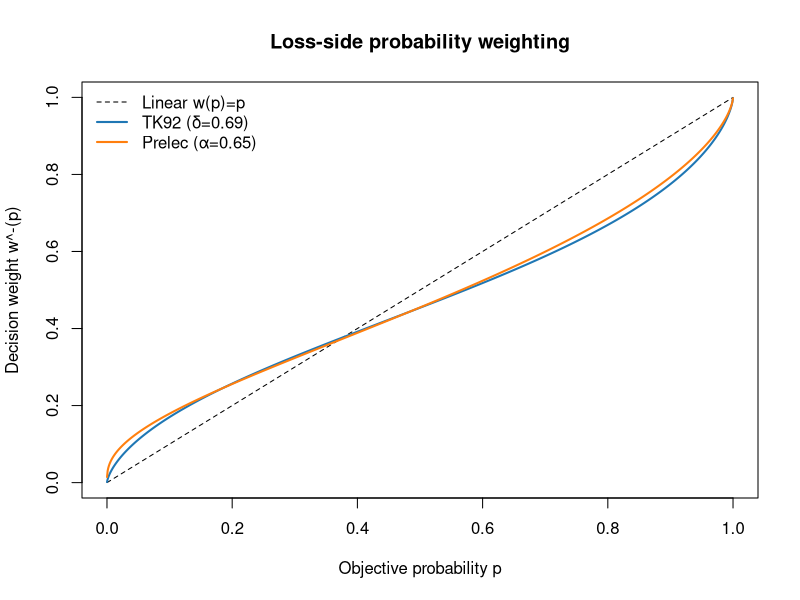
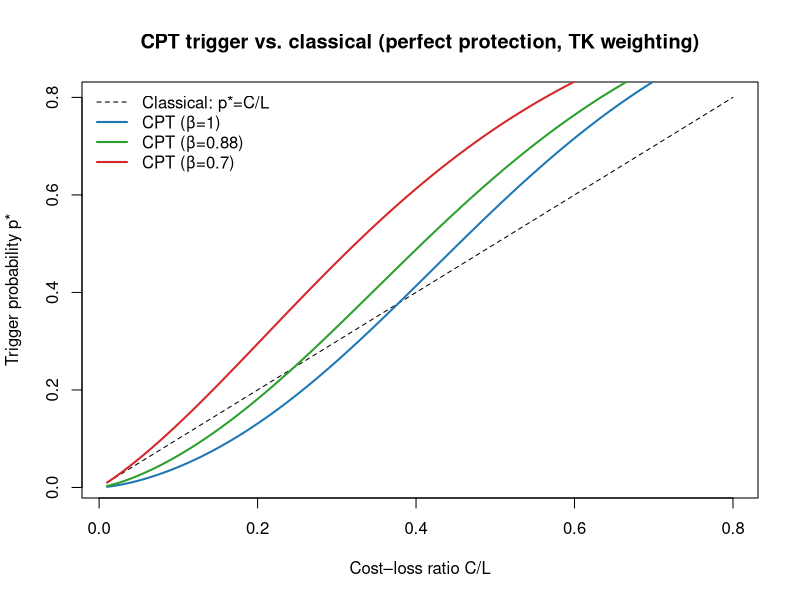

Generate these figures, in order, with R: (Note: this script raises an error after producing the figures.)
## Code Support for
# A Prospect‑Theory Extension of the Cost-Loss Model for Weather Forecast Decision Making
# Jason West , Bureau of Meteorology, Australia 
# ORCID: https://orcid.org/0000-0003-3271-3155

# ---- Parameters ----
beta   <- 0.88
lambda <- 2.25   # not used when both options lie in loss domain
L      <- 1.0
CL_seq <- seq(0.01, 0.8, length.out=160)
C_over_L_vec <- c(0.05, 0.10, 0.20, 0.40)
delta  <- 0.69   # Tversky–Kahneman loss-side weighting
alpha_w<- 0.65   # Prelec loss-side weighting

# Imperfect protection settings
CL_fixed <- 0.20
C <- CL_fixed * L
Lr_frac <- seq(0, 0.9, by=0.01)

# Continuous protection settings
p_grid <- seq(0, 0.7, by=0.005)
eff <- 0.8
Cmax <- C # so that full protection costs C

# Simulation for Value_PT
set.seed(7)
Tn <- 2000
p_arr <- rbeta(Tn, 1, 3)                # skewed to small p
E_arr <- rbinom(Tn, 1, p_arr)           # reliable forecasts

# ---- Weighting functions (loss side) ----
w_tk <- function(p, delta=0.69) {
  p <- pmin(pmax(p, 1e-12), 1-1e-12)
  num <- p^delta
  den <- (p^delta + (1-p)^delta)^(1/delta)
  num/den
}

w_prelec <- function(p, alpha_w=0.65) {
  p <- pmin(pmax(p, 1e-12), 1-1e-12)
  exp(-(-log(p))^alpha_w)
}

# Numeric inverse of a monotone weighting function on (0,1)
inv_weight <- function(y, wfun, ..., lo=1e-12, hi=1-1e-12) {
  f <- function(p) wfun(p, ...) - y
  uniroot(f, c(lo, hi))$root
}

# p* under perfect protection (Eq. 7)
pstar_perfect <- function(C, L, beta, delta=0.69) {
  rPT <- (C^beta)/(L^beta)
  inv_weight(rPT, w_tk, delta=delta)
}

# p* under imperfect protection (Eq. 10)
pstar_imperfect <- function(C, L, Lr, beta, delta=0.69) {
  denom <- (L^beta - (C+Lr)^beta + C^beta)
  denom <- max(denom, 1e-12)
  rPT <- (C^beta)/denom
  inv_weight(rPT, w_tk, delta=delta)
}

# Continuous protection objective (loss side), Eq. (12)
V_cpt_loss <- function(x, p, Cmax, L, beta, delta=0.69, eff=0.8) {
  w <- w_tk(p, delta)
  Cx <- Cmax * x
  Lr <- L * (1 - eff * x)
  w * (Cx + Lr)^beta + (1-w) * (Cx)^beta
}

# Optimal x*(p) by grid search (robust)
opt_x_over_p <- function(p_vec, Cmax, L, beta, delta=0.69, eff=0.8) {
  xs <- numeric(length(p_vec))
  grid <- seq(0, 1, by=0.0025)
  for (i in seq_along(p_vec)) {
    vals <- sapply(grid, function(x) V_cpt_loss(x, p_vec[i], Cmax, L, beta, delta, eff))
    xs[i] <- grid[which.min(vals)]
  }
  xs
}

# Economic value under CPT, Eqs. (14)–(15)
L_PT_policy <- function(p_arr, E_arr, C, L, beta, policy=c('never','always','cpt_threshold','classical_threshold'), delta=0.69) {
  policy <- match.arg(policy)
  Cbeta <- C^beta
  pstar <- pstar_perfect(C, L, beta, delta)
  losses <- numeric(length(p_arr))
  for (t in seq_along(p_arr)) {
    p <- p_arr[t]
    w <- w_tk(p, delta)
    if (policy == 'never') {
      losses[t] <- w * (L^beta)
    } else if (policy == 'always') {
      losses[t] <- Cbeta
    } else if (policy == 'cpt_threshold') {
      losses[t] <- if (p >= pstar) Cbeta else w * (L^beta)
    } else if (policy == 'classical_threshold') {
      losses[t] <- if (p >= C/L) Cbeta else w * (L^beta)
    }
  }
  sum(losses)
}

# ---- Figure 2a: weighting functions ----
p <- seq(1e-4, 0.9999, length.out=1000)
linear <- p
w_tk_vec <- w_tk(p, delta)
w_prelec_vec <- w_prelec(p, alpha_w)

plot(p, linear, type='l', lty=2, col='black', xlab='Objective probability p', ylab='Decision weight w^-(p)', main='Loss-side probability weighting')
lines(p, w_tk_vec, col='#1f77b4', lwd=2)
lines(p, w_prelec_vec, col='#ff7f0e', lwd=2)
legend('topleft', legend=c('Linear w(p)=p','TK92 (δ=0.69)','Prelec (α=0.65)'), col=c('black','#1f77b4','#ff7f0e'), lty=c(2,1,1), lwd=c(1,2,2), bty='n')

# ---- Figure 2b p* vs C/L for betas ----
CL_seq <- seq(0.01, 0.8, length.out=160)
betas <- c(1.0, 0.88, 0.70)
pstars_list <- lapply(betas, function(b) sapply(CL_seq, function(cl) pstar_perfect(C=cl, L=1, beta=b, delta=delta)))

plot(CL_seq, CL_seq, type='l', lty=2, col='black', xlab='Cost–loss ratio C/L', ylab='Trigger probability p*', main='CPT trigger vs. classical (perfect protection, TK weighting)')
cols <- c('#1f77b4','#2ca02c','#d62728')
for (i in seq_along(betas)) lines(CL_seq, pstars_list[[i]], col=cols[i], lwd=2)
legend('topleft', legend=c('Classical: p*=C/L', paste0('CPT (β=', betas, ')')), col=c('black', cols), lty=c(2,1,1,1), lwd=c(1,2,2,2), bty='n')

# ---- Figure 2c: imperfect protection ----
Lr_frac <- seq(0, 0.9, by=0.01)
Lr_values <- Lr_frac * L
pstars_imp_b1   <- sapply(Lr_values, function(Lr) pstar_imperfect(C, L, Lr, beta=1.0, delta=delta))
pstars_imp_b088 <- sapply(Lr_values, function(Lr) pstar_imperfect(C, L, Lr, beta=0.88, delta=delta))

plot(Lr_frac, pstars_imp_b1, type='l', col='#1f77b4', lwd=2, xlab='Residual loss fraction Lr/L', ylab='Trigger probability p*', main='Imperfect protection raises p* (C/L=0.20, TK weighting)')
lines(Lr_frac, pstars_imp_b088, col='#2ca02c', lwd=2)
abline(h=pstar_perfect(C, L, beta=0.88, delta=delta), col='gray', lty=3)
legend('topleft', legend=c('β=1.0','β=0.88'), col=c('#1f77b4','#2ca02c'), lty=1, lwd=2, bty='n')


# ---- Figure 4: continuous protection (x*(p)) ----
xs <- opt_x_over_p(p_grid, Cmax, L, beta=0.88, delta=delta, eff=eff)

plot(p_grid, xs, type='l', lwd=2, col='#1f77b4', xlab='Forecast probability p', ylab='Optimal protection level x* (0–1)', main='Continuous protection under CPT (β=0.88, TK δ=0.69, eff=0.8)')
axis(2, at=seq(0,1,0.2))

# Additional figures for low-probability/high-impact regime
beta    <- 0.88
L       <- 1.0
CL_seq  <- seq(0.005, 0.20, length.out=200)

delta_list <- c(0.69, 0.50, 0.40)
betas      <- c(0.88, 0.60)

w_tk <- function(p, delta=0.69){
  p <- pmin(pmax(p,1e-12),1-1e-12)
  num <- p^delta
  den <- (p^delta + (1-p)^delta)^(1/delta)
  num/den
}

inv_weight <- function(y, delta=0.69){
  f <- function(p) w_tk(p, delta) - y
  uniroot(f, c(1e-12,1-1e-12))$root
}

pstar_perfect <- function(C_over_L, beta=0.88, delta=0.69){
  rPT <- (C_over_L^beta)
  inv_weight(rPT, delta)
}

pstar_imperfect <- function(C_over_L, Lr_over_L, beta=0.88, delta=0.69){
  L <- 1.0; C <- C_over_L*L; Lr <- Lr_over_L*L
  denom <- (L^beta - (C+Lr)^beta + C^beta); denom <- max(denom, 1e-18)
  rPT <- (C^beta)/denom
  inv_weight(rPT, delta)
}

# ---- Figure 3 ----
plot(CL_seq, CL_seq, type='l', lty=2, col='black', ylim=c(0,0.8),
     xlab='Cost–loss ratio C/L', 
     ylab='Trigger probability p*', 
     main='CPT trigger at the rare-event end')
cols <- c('#1f77b4','#2ca02c','#d62728','#9467bd')
lines(CL_seq, sapply(CL_seq, function(cl) pstar_perfect(cl, beta=0.88, delta=0.69)), col=cols[1], lwd=2)
lines(CL_seq, sapply(CL_seq, function(cl) pstar_perfect(cl, beta=0.88, delta=0.50)), col=cols[2], lwd=2)
lines(CL_seq, sapply(CL_seq, function(cl) pstar_perfect(cl, beta=0.60, delta=0.50)), col=cols[3], lwd=2)
lines(CL_seq, sapply(CL_seq, function(cl) pstar_perfect(cl, beta=0.60, delta=0.40)), col=cols[4], lwd=2)
legend('topleft', legend=c('Classical p*=C/L','CPT β=0.88, δ=0.69','CPT β=0.88, δ=0.50','CPT β=0.60, δ=0.50','CPT β=0.60, δ=0.40'), col=c('black',cols), lty=c(2,1,1,1,1), lwd=c(1,2,2,2,2), bty='n')

# ---- Figure 4 ----
CL_fixed <- 0.05
Lr_frac  <- seq(0, 0.8, by=0.01)
plot(Lr_frac, 
     sapply(Lr_frac, function(fr) pstar_imperfect(CL_fixed, fr, beta=0.88, delta=0.69)), 
     type='l', lwd=2, col='#1f77b4', ylim=c(0,0.8), 
     xlab='Residual loss fraction Lr/L', 
     ylab='Trigger probability p*', 
     main=paste0('Imperfect protection at C/L=', CL_fixed))
lines(Lr_frac, sapply(Lr_frac, function(fr) pstar_imperfect(CL_fixed, fr, beta=0.88, delta=0.50)), lwd=2, col='#2ca02c')
lines(Lr_frac, sapply(Lr_frac, function(fr) pstar_imperfect(CL_fixed, fr, beta=0.60, delta=0.50)), lwd=2, col='#d62728')
abline(h=pstar_perfect(CL_fixed, beta=0.88, delta=0.69), col='gray', lty=3)
legend('topleft', legend=c('β=0.88, δ=0.69','β=0.88, δ=0.50','β=0.60, δ=0.50'), col=c('#1f77b4','#2ca02c','#d62728'), lty=1, lwd=2, bty='n')

# ---- Figure 5 ----
set.seed(9)
Tn <- 3000
p_arr <- rbeta(Tn, 0.35, 8.0)
C_over_L <- 0.05; C <- C_over_L*L

LPT_sum <- function(p_arr, C, L, beta, policy=c('never','always','cpt','classical'), delta=0.69){
  policy <- match.arg(policy)
  Cb <- C^beta
  pstar <- inv_weight((C^beta)/(L^beta), delta)
  tot <- 0
  for (p in p_arr){
    w <- w_tk(p, delta)
    if (policy=='never') tot <- tot + w*(L^beta)
    if (policy=='always') tot <- tot + Cb
    if (policy=='cpt') tot <- tot + if (p>=pstar) Cb else w*(L^beta)
    if (policy=='classical') tot <- tot + if (p>=C/L) Cb else w*(L^beta)
  }
  tot
}

delta <- 0.50
LPT_cpt <- LPT_sum(p_arr, C, L, beta, 'cpt', delta)
LPT_cls <- LPT_sum(p_arr, C, L, beta, 'classical', delta)
LPT_nev <- LPT_sum(p_arr, C, L, beta, 'never', delta)
LPT_alw <- LPT_sum(p_arr, C, L, beta, 'always', delta)
LPT_ref <- min(LPT_nev, LPT_alw)
ValuePT_cpt <- 1 - LPT_cpt/LPT_ref
ValuePT_cls <- 1 - LPT_cls/LPT_ref

barplot(c(ValuePT_cpt, ValuePT_cls), names.arg=c('CPT trigger','Classical trigger'), col=c('#4472C4','#70AD47'), ylim=c(0,0.35), ylab='Economic value (CPT)', main=paste0('Rare-events regime (C/L=', C_over_L, ', β=0.88, δ=0.50)'))
text(x=c(0.7,1.9), y=c(ValuePT_cpt, ValuePT_cls)+0.05, labels=sprintf('%.2f', c(ValuePT_cpt, ValuePT_cls)))
